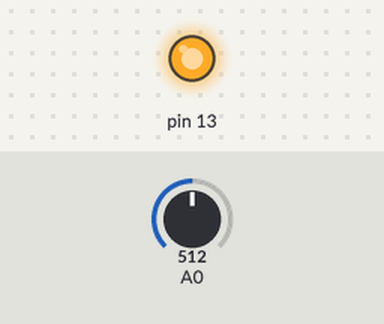
The sketch below on a simulated Arduino Uno, built with avr-gcc and run on an emulated ATmega328P. On the bench: output pins drawn as LEDs (lit = HIGH). Inputs (shaded band) come from the test bench; at power-on: A0 = 512. What the sketch prints to the serial monitor is not drawn.

Above: at 9.3 s.
9.4 s: A0 set to 900
At 13.7 s:
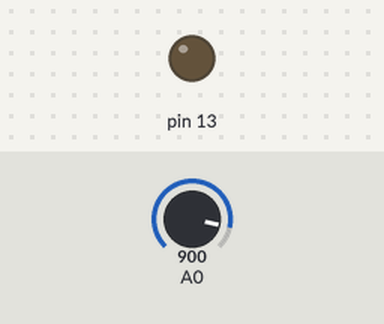
17.9 s: A0 set to 1023
Timing chart, 0 to 32.4 s (numbered marks = the images above; inputs shaded):
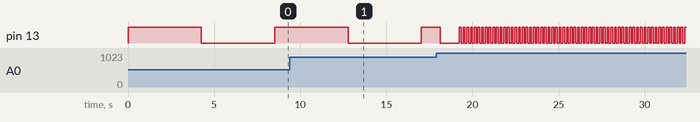

Measured:
- by itself, pin 13: repeats every 0.21 s: HIGH 0.11 s, LOW 0.11 s

The sketch:

blinkrate.ino
```cpp
void setup() {
  Serial.begin(9600);
  pinMode(13,OUTPUT);
}

void loop() {
  int val1,val2;
  val1 = analogRead(0);
  val2=map(val1,950,1030,700,50);
  Serial.println(val2);
  digitalWrite(13,HIGH);
  delay(val2);
  digitalWrite(13,LOW);
  delay(val2);
}
```
